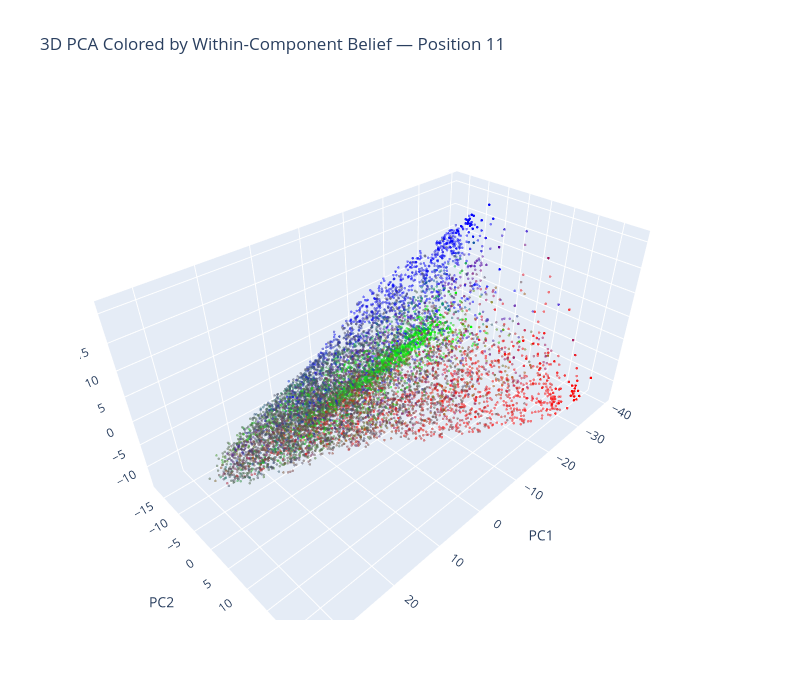

Notebook cell for this chart:
### Code cell
# 3D PCA colored by within-component belief (RGB = belief over 3 states)
wc = data['beliefs']['within_component'][:, pos, :]
rgb_colors = ['rgb({},{},{})'.format(int(r*255), int(g*255), int(b*255))
              for r, g, b in np.clip(wc, 0, 1)]

fig = go.Figure()
fig.add_trace(go.Scatter3d(
    x=X_3d[:, 0], y=X_3d[:, 1], z=X_3d[:, 2],
    mode='markers', marker=dict(size=1.5, color=rgb_colors, opacity=0.5),
    text=[f'Comp {c}' for c in comp_ids],
    showlegend=False,
))
fig.update_layout(
    title=f'3D PCA Colored by Within-Component Belief — Position {pos}',
    scene=dict(xaxis_title='PC1', yaxis_title='PC2', zaxis_title='PC3'),
    width=800, height=700,
)
fig.show()

### Figure 1 — Plotly figure (JSON) as saved in the notebook; plotly's stock layout.template omitted (floating-point values rounded to 4 significant figures; data arrays with more than 128 entries replaced by an {"elided": "..."} marker saying what was removed)
{"data": [{"marker": {"color": {"elided": "10000 str values"}, "opacity": 0.5, "size": 1.5}, "mode": "markers", "showlegend": false, "text": {"elided": "10000 str values"}, "type": "scatter3d", "x": {"elided": "10000 float values"}, "y": {"elided": "10000 float values"}, "z": {"elided": "10000 float values"}}], "layout": {"height": 700, "scene": {"xaxis": {"title": {"text": "PC1"}}, "yaxis": {"title": {"text": "PC2"}}, "zaxis": {"title": {"text": "PC3"}}}, "title": {"text": "3D PCA Colored by Within-Component Belief — Position 11"}, "width": 800}}
